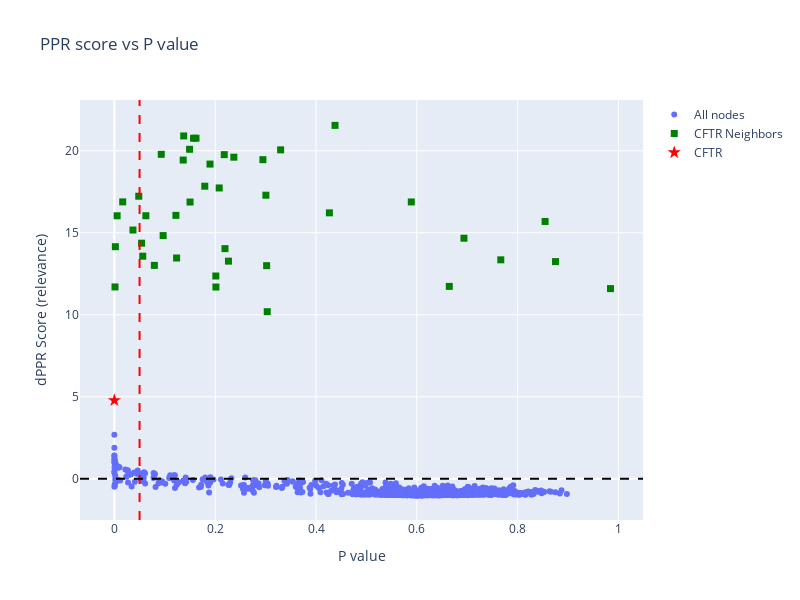

Notebook code for this chart:
### Markdown cell above
#### WT run summary

### Code cell
fig = go.Figure(data=go.Scatter(x=final_score.loc[final_score["Is seed"]==False]["P_value"],
                                y=final_score.loc[final_score["Is seed"]==False]["dPPR"],
                                mode='markers',
                                hovertext=final_score.loc[final_score["Is seed"]==False]["UniprotID"],
                                name="All nodes"))

fig.update_layout(title='PPR score vs P value',
    yaxis_title='dPPR Score (relevance)',
    xaxis_title='P value',
    width=800,  # Width in pixels
    height=600  # Height in pixels
)

fig.add_trace(go.Scatter(
    x=final_score.loc[(final_score["Is seed"]==True) & (~final_score["UniprotID"].isin([cftr]))]["P_value"],
    y=final_score.loc[(final_score["Is seed"]==True) & (~final_score["UniprotID"].isin([cftr]))]["dPPR"],
    mode='markers',
    name='CFTR Neighbors',
    marker=dict(color='green', size=7, symbol='square'),
    hovertext=final_score.loc[(final_score["Is seed"]==True) & (~final_score["UniprotID"].isin([cftr]))]["UniprotID"]
))

fig.add_trace(go.Scatter(
    x=final_score.loc[final_score["UniprotID"] == cftr]["P_value"],
    y=final_score.loc[final_score["UniprotID"] == cftr]["dPPR"],
    mode='markers',
    name='CFTR',
    marker=dict(color='red', size=10, symbol='star'),
    hovertext=cf_centralities_measure.loc[cf_centralities_measure["UniprotID"] == cftr]["UniprotID"].values[0]
))

fig.add_shape(
    type='line',
    x0=0.05, x1=0.05,
    y0=0, y1=1,  # In yref="paper", 0–1 spans the full y-axis height
    line=dict(color='Red', dash='dash'),
    xref='x',
    yref='paper'
)

fig.add_shape(
    type='line',
    x0=0.0, x1=1,
    y0=0, y1=0,  # In yref="paper", 0–1 spans the full y-axis height
    line=dict(color='Black', dash='dash'),
    xref='paper',
    yref='y'
)

fig.show()

### Figure 1 — Plotly figure (JSON) as saved in the notebook; plotly's stock layout.template omitted (floating-point values rounded to 4 significant figures; data arrays with more than 128 entries replaced by an {"elided": "..."} marker saying what was removed)
{"data": [{"hovertext": {"elided": "989 str values"}, "mode": "markers", "name": "All nodes", "type": "scatter", "x": {"elided": "989 float values"}, "y": {"elided": "989 float values"}}, {"hovertext": ["O14745", "P16615", "P15311", "Q9HD26", "P49327", "Q14318", "O60884", "P19474", "P25686", "Q13885", "O94905", "P17655", "Q14192", "P62316", "P31151", "P31689", "P28072", "P06733", "P30530", "P12236", "P05023", "P35241", "Q9Y2Z0", "Q96A65", "Q9Y295", "O00299", "P62879", "P57088", "P55795", "A0FGR8", "Q9BQE3", "Q9P035", "Q9HAV7", "P53007", "P29508", "Q9UBM7", "P04843", "Q00325", "Q9Y2P4", "Q9NPF4", "P02675", "P63267", "Q9Y2T7"], "marker": {"color": "green", "size": 7, "symbol": "square"}, "mode": "markers", "name": "CFTR Neighbors", "type": "scatter", "x": [0.9841, 0.1235, 0.2263, 0.7665, 0.6643, 0.2013, 0.03688, 0.2194, 0.3006, 0.06248, 0.04839, 0.4266, 0.3032, 0.05397, 0.589, 0.2014, 0.1221, 0.07935, 0.1492, 0.09674, 0.01652, 0.1571, 0.208, 0.6935, 0.1793, 0.1501, 0.302, 0.1898, 0.05634, 0.218, 0.001267, 0.09304, 0.237, 0.3298, 0.8544, 0.4377, 0.002002, 0.005495, 0.2946, 0.1619, 0.8751, 0.1366, 0.1376], "y": [11.6, 13.46, 13.27, 13.35, 11.73, 12.36, 15.17, 14.03, 17.29, 16.04, 17.23, 16.22, 10.19, 14.36, 16.88, 11.69, 16.06, 13.01, 20.09, 14.83, 16.88, 20.76, 17.73, 14.67, 17.84, 16.87, 12.99, 19.19, 13.57, 19.76, 11.7, 19.78, 19.61, 20.06, 15.69, 21.55, 14.15, 16.04, 19.46, 20.76, 13.24, 19.43, 20.9]}, {"hovertext": "P13569", "marker": {"color": "red", "size": 10, "symbol": "star"}, "mode": "markers", "name": "CFTR", "type": "scatter", "x": [6.315e-05], "y": [4.786]}], "layout": {"height": 600, "shapes": [{"line": {"color": "Red", "dash": "dash"}, "type": "line", "x0": 0.05, "x1": 0.05, "xref": "x", "y0": 0, "y1": 1, "yref": "paper"}, {"line": {"color": "Black", "dash": "dash"}, "type": "line", "x0": 0, "x1": 1, "xref": "paper", "y0": 0, "y1": 0, "yref": "y"}], "title": {"text": "PPR score vs P value"}, "width": 800, "xaxis": {"title": {"text": "P value"}}, "yaxis": {"title": {"text": "dPPR Score (relevance)"}}}}
